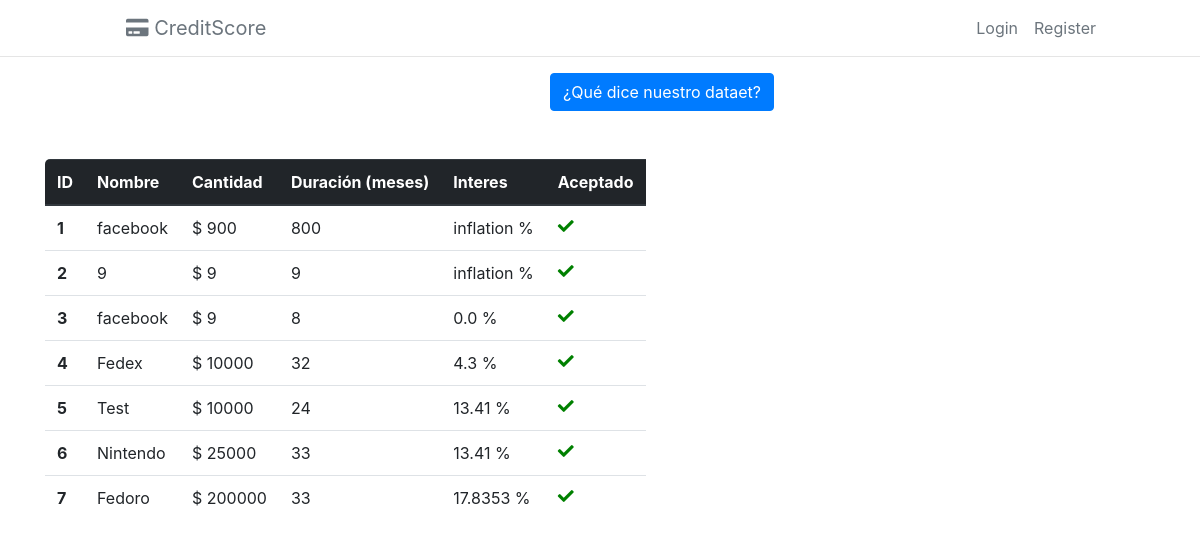
Before: /home/api/ with the older database file.
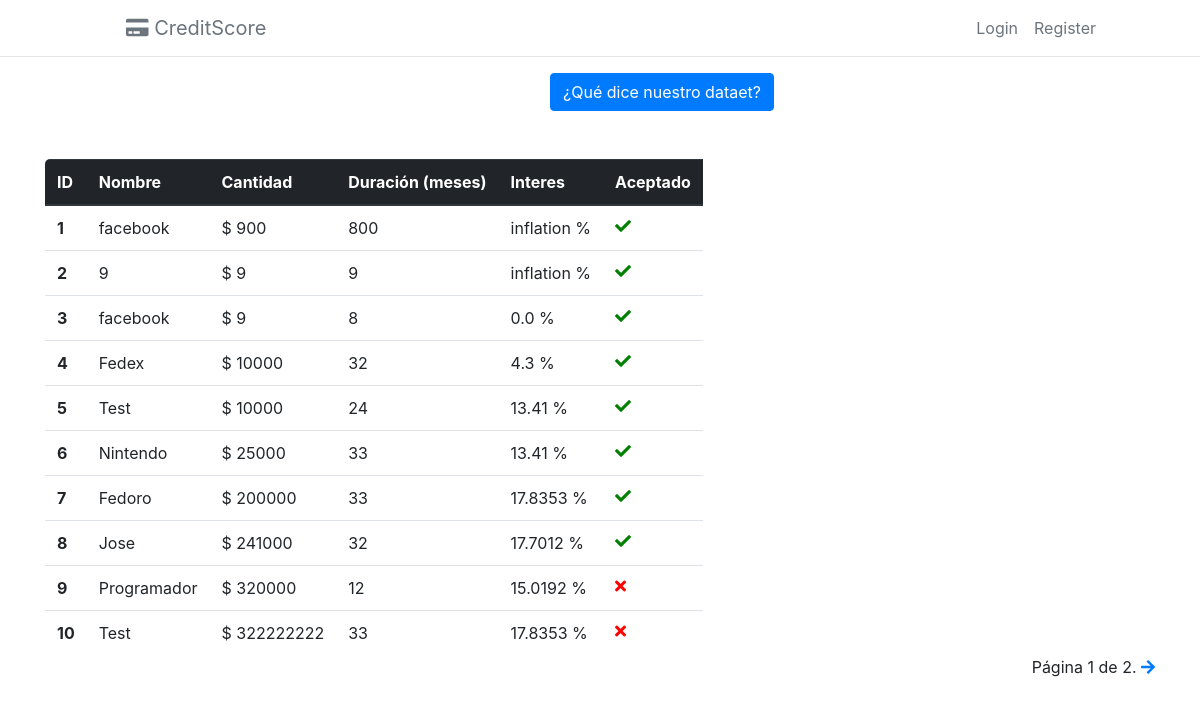
After: the same page with the newer database file.
### home/models.py (models this page shows)
class Company(models.Model):
    facebook_name = models.CharField(max_length=20)
    amount        = models.IntegerField()
    duration      = models.IntegerField()
    result        = models.IntegerField(default='')
    inflation     = models.FloatField()

### home/views.py (the view)
class CompanyListView(ListView):
    model = Company
    paginate_by = 10  # if pagination is desired
    context_object_name = "company_list"
    def get_context_data(self, **kwargs):
        context = super().get_context_data(**kwargs)
        context['now'] = datetime.datetime.now()
        return context

### home/templates/home/company_list.html (shortened to what this page needs)
{% extends 'base.html' %}
{% block  body %}
  <div class="container">
    <div class="row">
      <div class="col-sm-12">
        <div style="width:100;display:block;margin: 1rem auto;">
          <a class="btn btn-primary" data-toggle="modal" data-target="#exampleModal" style="color:white;">
            ¿Qué dice nuestro dataet?
          </a>
        </div>
      </div>
      <div class="col-sm-12" style="margin-top:2rem;">
        {% if company_list %}
          <table class="table table-responsive">
            <thead class="thead-dark">
              <tr>
                <th scope="col">ID</th>
                <th scope="col">Nombre</th>
                <th scope="col">Cantidad</th>
                <th scope="col">Duración (meses)</th>
                <th scope="col">Interes</th>
                <th scope="col">Aceptado</th>
              </tr>
            </thead>
            <tbody>
              {% for company in company_list %}
                <tr>
                  <th scope="col">{{company.id}}</th>
                  <td>{{company.facebook_name}}</td>
                  <td>$ {{company.amount}}</td>
                  <td>{{company.duration}}</td>
                  <td>{{company.inflation}} %</td>
                  <td>
                    {% if company.result %}
                      <i class="fas fa-check" style="color:green;"></i>
                    {% else %}
                      <i class="fas fa-times" style="color:red;"></i>
                    {% endif %}
                  </td>
                </tr>
              {% endfor %}
            </tbody>
          </table>
          {% if is_paginated %}
            <div class="pagination" style="float:right;">
                <span class="page-links">
                    <span class="page-current">
                        Página {{ page_obj.number }} de {{ page_obj.paginator.num_pages }}.
                    </span>
                    {% if page_obj.has_next %}
                        <a href="/home/api/?page={{ page_obj.next_page_number }}"><i class="fas fa-arrow-right"></i></a>
                    {% endif %}
                </span>
            </div>
        {% endif %}
        {% else %}
          <p>There are no books in the library.</p>
        {% endif %}
        </div>
    </div>
  </div>
{% endblock %}

Changed rows visible on the page:
added Company: id "8", facebook_name "Jose", amount "241000", duration "32", inflation "17.7012", result 1 (drawn)
added Company: id "9", facebook_name "Programador", amount "320000", duration "12", inflation "15.0192", result 0 (drawn)
added Company: id "10", facebook_name "Test", amount "322222222", duration "33", inflation "17.8353", result 0 (drawn)
Other visible differences:
{{ page_obj.number }}: (not shown) → "1"
{{ page_obj.paginator.num_pages }}: (not shown) → "2"
text now shown: "Página de ."
